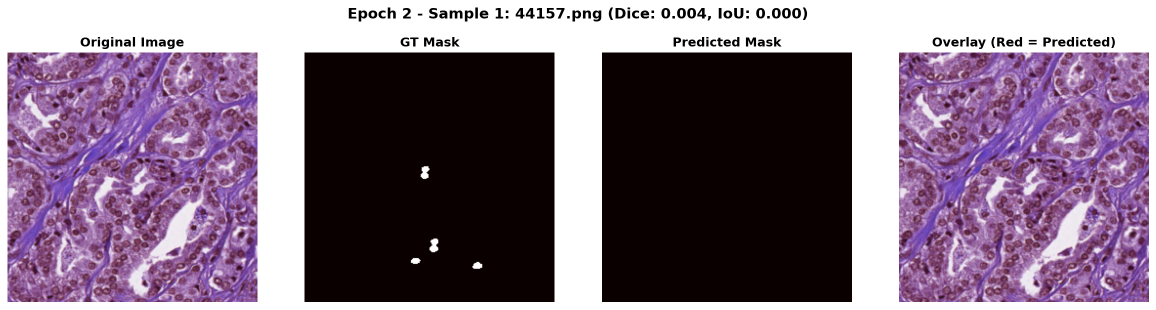
#> input picture saved_models/epoch_002_sample_1_44157.png, 2312 x 619 px (shown at 1/2 size)
$ python -i delete_high_coverage.py   (imports and definitions only)   (Python 2 division)
#> lines starting #> are read from the running program, lines starting #| are printed output that depends on the picture
#!/usr/bin/env python3
"""
Script to delete images and masks with:
1. More than 50% coverage (mask_area / image_area)
2. Probe mask area differs from donor mask area by more than 30%
"""

import os
import cv2
import numpy as np
import matplotlib
# [1 line not run here, left out]
import matplotlib.pyplot as plt
from tqdm import tqdm

# Dataset paths (same as in config)
IMAGE_FOLDER = 'archive/copymove_img/img'
DONOR_MASK_FOLDER = 'archive/copymove_annotations/donor_mask'
PROBE_MASK_FOLDER = 'archive/copymove_annotations/probe_mask'
COVERAGE_THRESHOLD = 0.5  # 50% coverage threshold
AREA_DIFF_THRESHOLD = 0.3  # 30% difference threshold between donor and probe mask areas

# [191 lines left out: functions calculate_mask_coverage, load_image_and_mask, load_image_and_masks_separate, not called in this run]

def display_images_with_overlays(images_to_delete, num_images=10):
    """
    Display images with mask overlays.

    Args:
        images_to_delete: List of image info dictionaries
        num_images: Number of images to display
    """
    num_images = min(num_images, len(images_to_delete))

    # Create figure with subplots (4 columns: original, donor, probe, overlay)
    fig, axes = plt.subplots(num_images, 4, figsize=(20, 5 * num_images))
    if num_images == 1:
        axes = axes.reshape(1, -1)

    for i in range(num_images):
        item = images_to_delete[i]
        filename = item['filename']
        image_path = os.path.join(IMAGE_FOLDER, filename)

        try:
            # Load image and masks separately
            img, donor_mask, probe_mask = load_image_and_masks_separate(
                image_path, DONOR_MASK_FOLDER, PROBE_MASK_FOLDER
            )

            # Original image
            axes[i, 0].imshow(np.clip(img, 0, 1))
            title = f'{filename}\nCoverage: {item["coverage"]*100:.2f}%\nArea Diff: {item["area_diff"]*100:.2f}%'
            axes[i, 0].set_title(title, fontsize=8)
            axes[i, 0].axis('off')

            # Donor mask (red)
            donor_colored = np.zeros_like(img)
            donor_colored[:, :, 0] = donor_mask
            axes[i, 1].imshow(np.clip(donor_colored, 0, 1))
            axes[i, 1].set_title(f'Donor (Red)\nArea: {item["donor_area"]}', fontsize=8)
            axes[i, 1].axis('off')

            # Probe mask (blue)
            probe_colored = np.zeros_like(img)
            probe_colored[:, :, 2] = probe_mask
            axes[i, 2].imshow(np.clip(probe_colored, 0, 1))
            axes[i, 2].set_title(f'Probe (Blue)\nArea: {item["probe_area"]}', fontsize=8)
            axes[i, 2].axis('off')

            # Overlay: original image with both masks
            overlay = img.copy() * 0.6
            # Add donor mask in red
            donor_overlay = np.zeros_like(overlay)
            donor_overlay[:, :, 0] = donor_mask
            overlay = overlay + donor_overlay * 0.4
            # Add probe mask in blue
            probe_overlay = np.zeros_like(overlay)
            probe_overlay[:, :, 2] = probe_mask
            overlay = overlay + probe_overlay * 0.4
            overlay = np.clip(overlay, 0, 1)
            axes[i, 3].imshow(overlay)
            axes[i, 3].set_title(f'Overlay\n{item["reason"]}', fontsize=8)
            axes[i, 3].axis('off')

        except Exception as e:
            axes[i, 0].text(0.5, 0.5, f'Error loading\n{filename}\n{str(e)}',
                           ha='center', va='center', transform=axes[i, 0].transAxes, fontsize=8)
            axes[i, 0].axis('off')
            axes[i, 1].axis('off')
            axes[i, 2].axis('off')
            axes[i, 3].axis('off')

    plt.tight_layout()

    # Save visualization to file instead of displaying
    output_file = 'high_coverage_preview.png'
    plt.savefig(output_file, dpi=150, bbox_inches='tight')
    plt.close()
    print(f"Visualization saved to: {output_file}")

# [149 lines left out: function main, not called in this run]

# [2 lines not run here, left out]

>>> import cv2
>>> picture = cv2.imread('saved_models/epoch_002_sample_1_44157.png', cv2.IMREAD_GRAYSCALE)
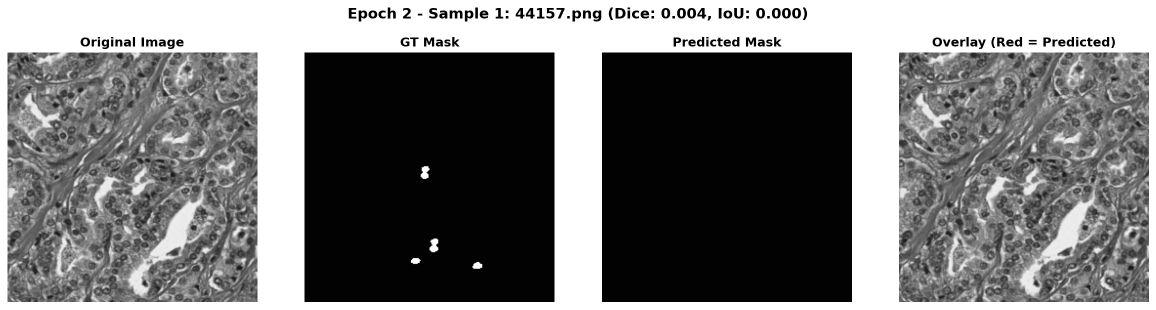
#> picture: shape (619, 2312) (shown at 1/2 size); min 0, max 255, mean 117.5
>>> result = display_images_with_overlays(picture)
#> in display_images_with_overlays, `num_images = min(num_images, len(images_to_delete))`: num_images = 10
#> in display_images_with_overlays, `item = images_to_delete[i]`: item = 2312 values from 255 to 255
#> (the run stopped early here; a loop or call above may not have finished)

$ run again, on saved_models/epoch_002_sample_3_57324.png
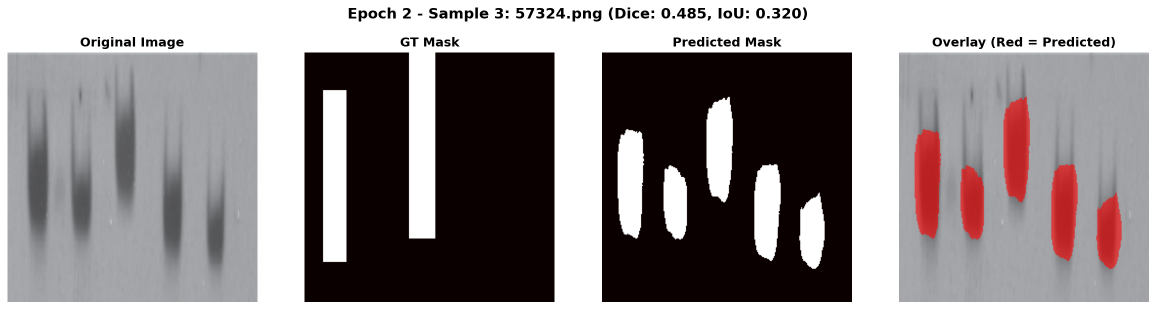
#> input picture saved_models/epoch_002_sample_3_57324.png, 2312 x 619 px (shown at 1/2 size)
#> `picture = cv2.imread('saved_models/epoch_002_sample_1_44157.png', cv2...`:
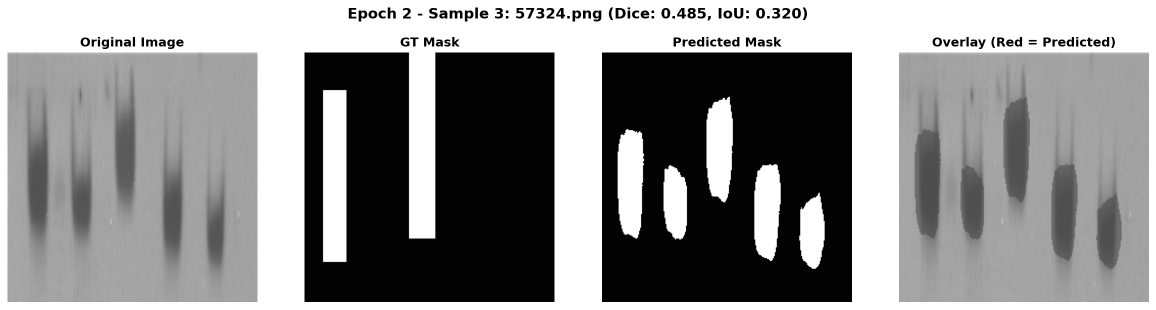
#> picture: shape (619, 2312) (shown at 1/2 size); min 0, max 255, mean 140.9
#> num_images = 10
#> item = 2312 values from 255 to 255
